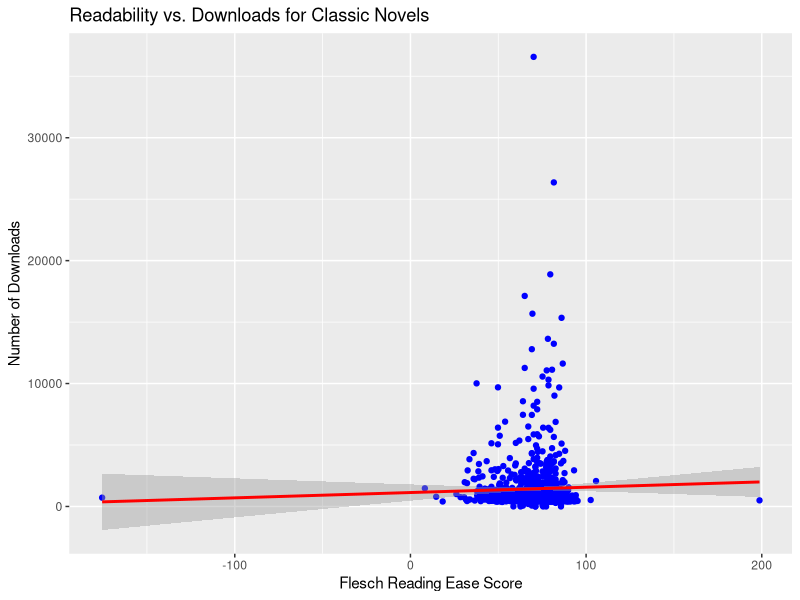

The R source for this figure:
## ---- chunk 1
# Load necessary libraries
library(tidyverse)

# Load the dataset
classics <- read_csv("classics.csv")

# Data cleaning process
cleaned_classics <- classics %>%
  filter(!is.na(`metadata.downloads`), !is.na(`metrics.difficulty.flesch reading ease`)) %>%
  select(Title = `bibliography.title`, 
         Downloads = `metadata.downloads`, 
         Readability = `metrics.difficulty.flesch reading ease`,
         PublicationYear = `bibliography.publication.year`)
         
# Preview the cleaned dataset
print(cleaned_classics)

## ---- chunk 2
# Create a table of the top 5 most downloaded novels
top_novels <- cleaned_classics %>%
  filter(Title %in% c("Pride and Prejudice", "A Doll's House", "Narrative of the Life of Frederick Douglass", 
                      "The Adventures of Tom Sawyer", "Frankenstein")) %>%
  arrange(desc(Downloads))

top_novels

## ---- chunk 3
# Plot Readability vs Downloads
ggplot(cleaned_classics, aes(x = Readability, y = Downloads)) +
  geom_point(color = "blue") +
  geom_smooth(method = "lm", color = "red") +
  labs(title = "Readability vs. Downloads for Classic Novels",
       x = "Flesch Reading Ease Score",
       y = "Number of Downloads")

